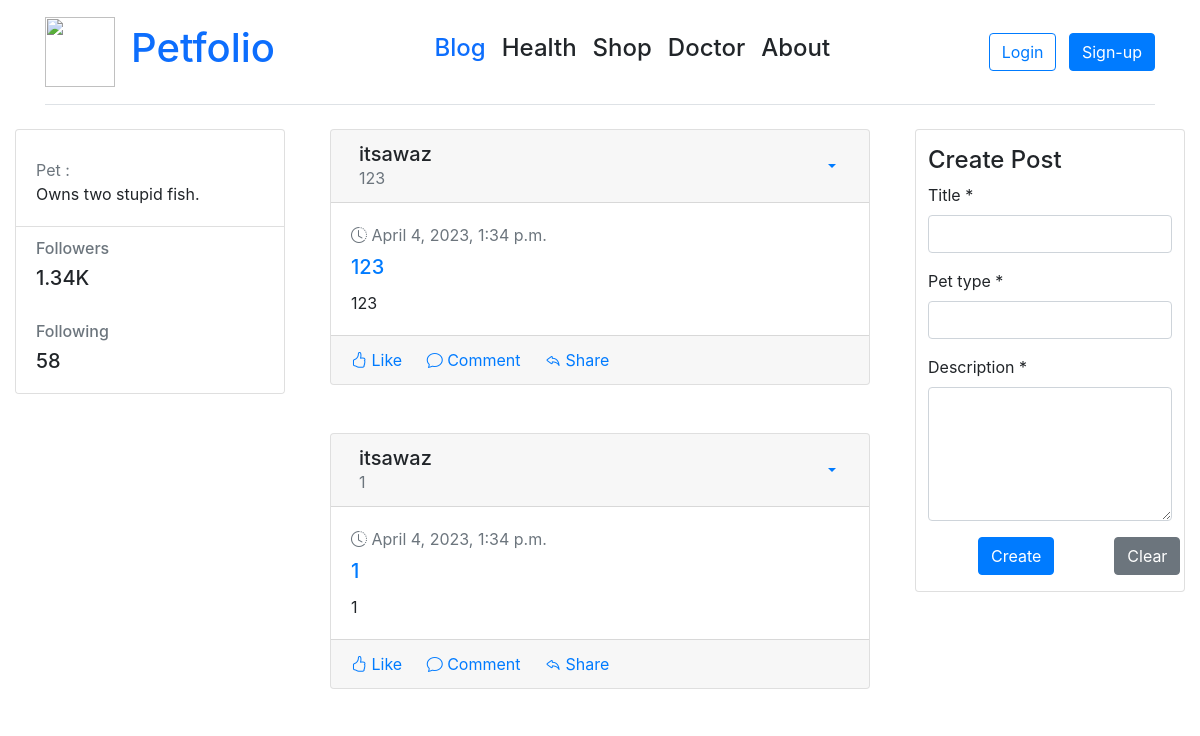
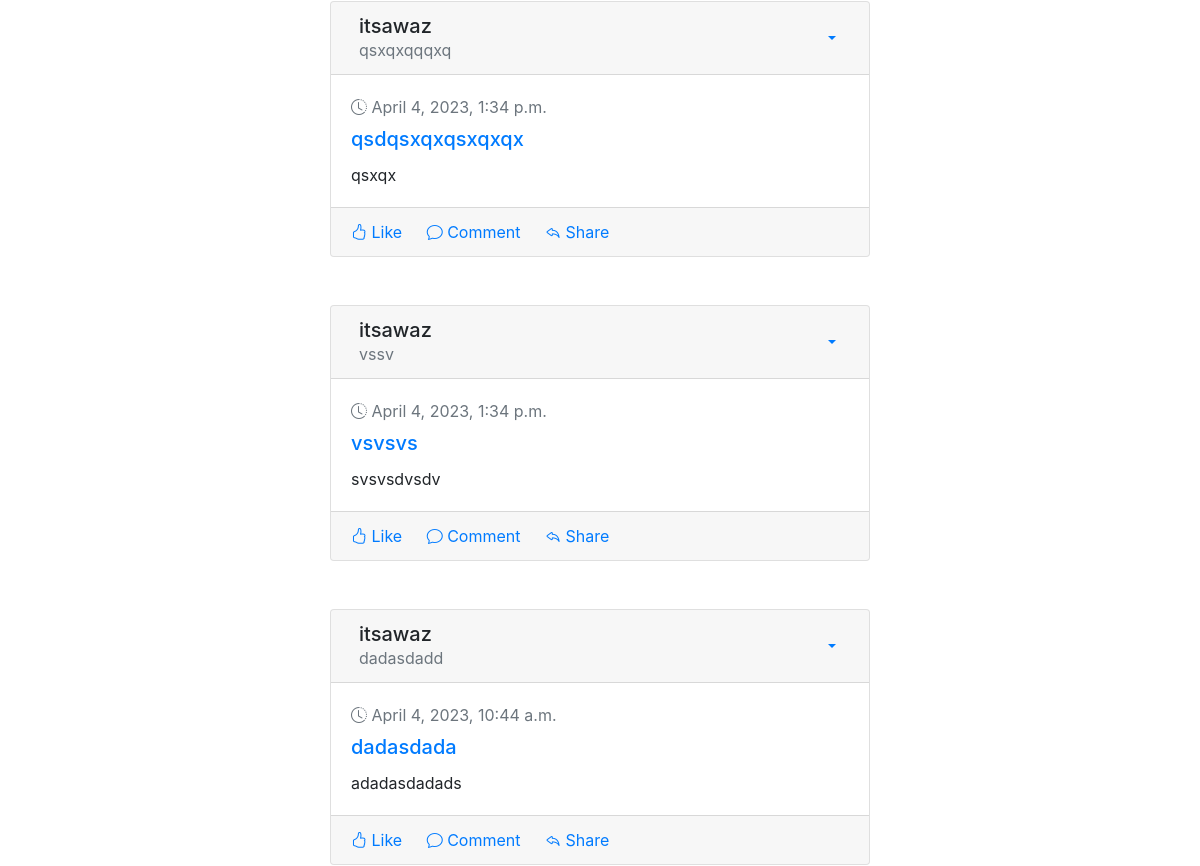
The page /blog/ (upper part) on the database as committed earlier (2 pictures, top to bottom).
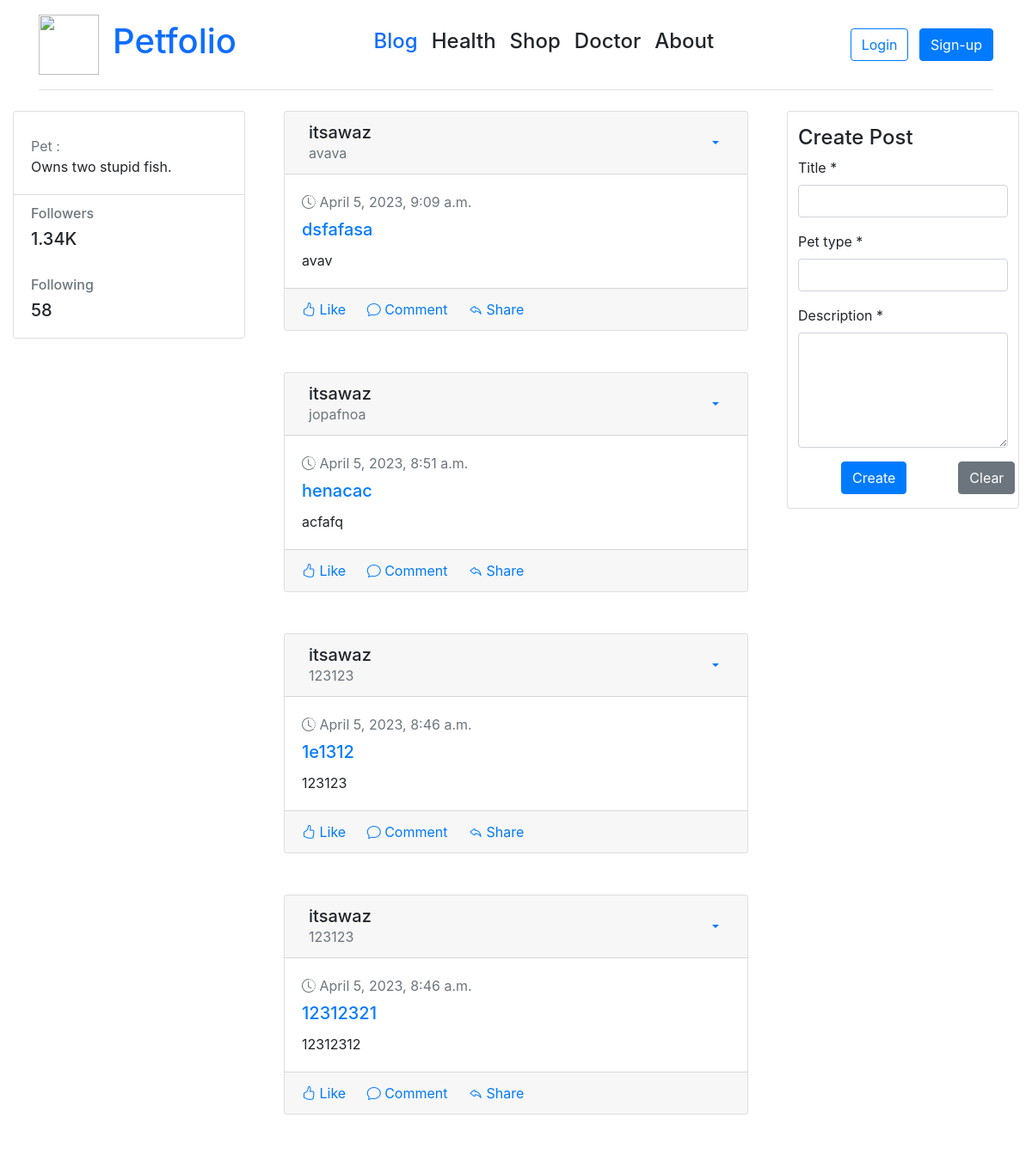
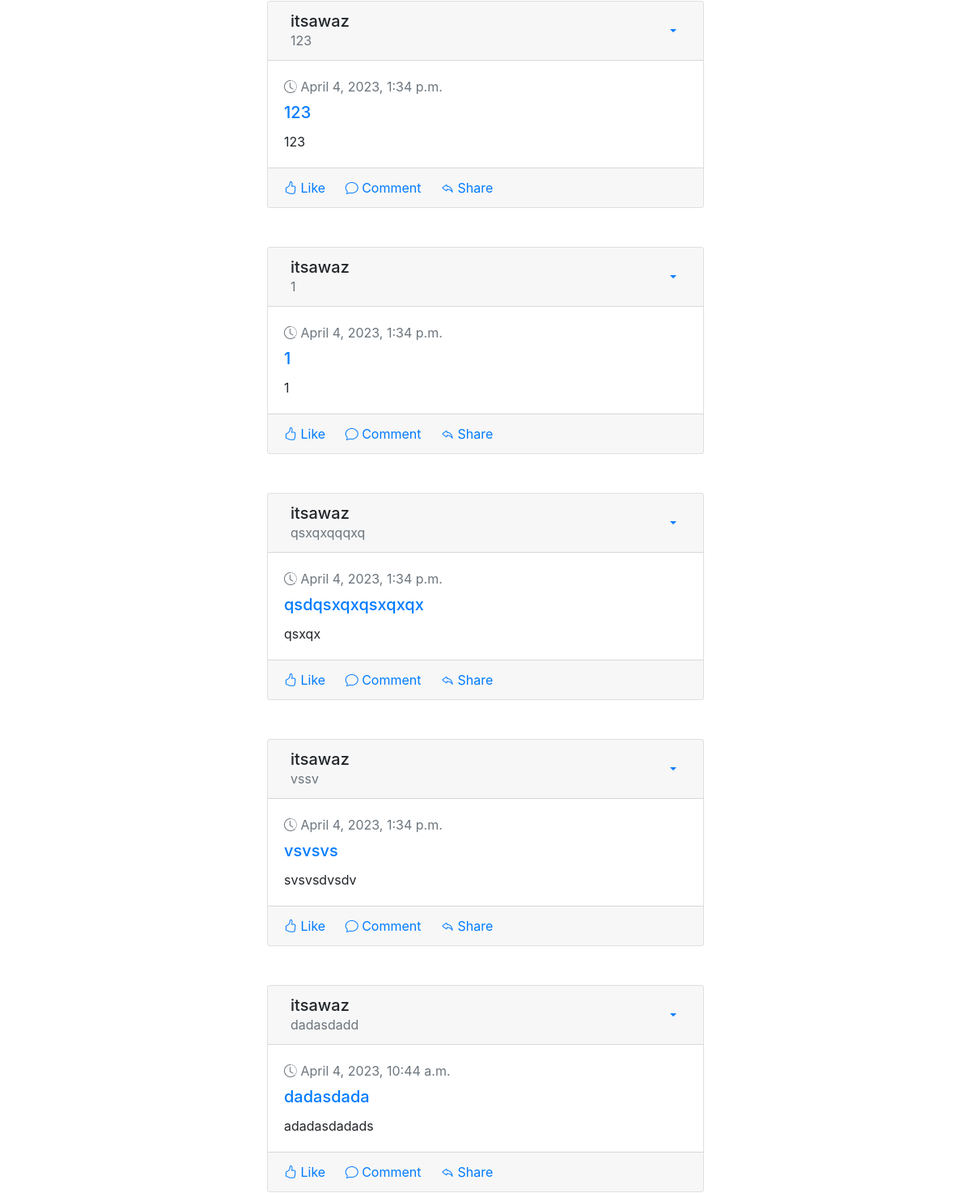
The same page on the database as committed later (2 pictures, top to bottom).
### blog/models.py (models this page shows, shortened)
class Post(models.Model):
    title = models.CharField(max_length=200)
    content = models.TextField()
    date_posted = models.DateTimeField(default=datetime.datetime.now(pytz.timezone('Asia/Kolkata')))
    author = models.ForeignKey(User, on_delete=models.CASCADE)
    pet_type = models.CharField(max_length=50, default='')

### blog/views.py (the view)
# urls.py: path('', views.blog, name='blog-home')
def blog(request):
    context = {
        'posts': Post.objects.all().order_by('-date_posted')
    }
    if request.method == 'POST':
        post(request)
    return render(request, 'blog/blog.html', context)

### blog/templates/blog/blog.html (shortened to what this page needs)
{% extends "blog/base.html" %}
{% block content%}
<div class="container-fluid gedf-wrapper">
       <div class="row">
           <div class="col-md-3">
               <div class="card">
                   <div class="card-body">
                       <div class="h7 text-muted">Pet : {{user.pet_type}} </div>
                       <div class="h7"> Owns two stupid fish.
                       </div>
                   </div>
                   <ul class="list-group list-group-flush">
                       <li class="list-group-item">
                           <div class="h6 text-muted">Followers</div>
                           <div class="h5">1.34K</div>
                       </li>
                       <li class="list-group-item">
                           <div class="h6 text-muted">Following</div>
                           <div class="h5">58</div>
                       </li>
                   </ul>
               </div>
           </div>
<div class="col-md-6 gedf-main">
 {% for post in posts %}
 <div class="container-fluid">
  <div class="card gedf-card">
                <div class="card-header">
                      <div class="d-flex justify-content-between align-items-center">
                          <div class="d-flex justify-content-between align-items-center">
                              <div class="ml-2">
                                  <div class="h5 m-0">{{post.author}}</div>
                                  <div class="h7 text-muted">{{post.pet_type}}</div>
                              </div>
                          </div>
                          <div>
                              <div class="dropdown">
                                  <button class="btn btn-link dropdown-toggle" type="button" id="gedf-drop1" data-toggle="dropdown" aria-haspopup="true" aria-expanded="false">
                                  </button>
                              </div>
                          </div>
                      </div>
                  </div>
                  <div class="card-body">
                      <div class="text-muted h7 mb-2"> <i class="bi bi-clock-history"></i> {{post.date_posted}} </div>
                      <a class="card-link" href="">
                          <h5 class="card-title">{{post.title}}</h5>
                      </a>
                      <p class="card-text">
                        {{post.content}}
                      </p>
                  </div>
                  <div class="card-footer">
                      <a href="#" class="card-link"><i class="bi bi-hand-thumbs-up"></i> Like</a>
                      <a href="#" class="card-link"><i class="bi bi-chat"></i> Comment</a>
                      <a href="#" class="card-link"><i class="bi bi-reply"></i> Share</a>
                  </div>
              </div>
        </div>
<br>
<br>
 {% endfor %}
</div>
<div class="col-md-3">
  <div class="card">
    <div class="container">
      <div class="row">
      <h4>Create Post</h4>
      <form  method="POST"  id="post-form">
          <div class="form-group">
              <label >Title<span class="require"> *</span></label>
              <input type="text" class="form-control" name="title" required/>
          </div>
          <div class="form-group">
              <label >Pet type<span class="require"> *</span></label>
              <input type="text" class="form-control" name="pet_type" required/>
          </div>
          <div class="form-group">
              <label>Description<span class="require"> *</span></label>
              <textarea rows="5" class="form-control" name="description" required></textarea>
              <div class="form-group d-flex">
          <button type="submit" class="btn btn-primary" style="margin-right: 50px; margin-left: 50px; ">
            Create
          </button>
          <button class="btn btn-secondary" type="button" onclick="clearForm()" style="margin-left: 10px;">
            Clear
          </button>
        </div>
          </div>
      </form>
</div>
</div>
</div>
</div>
{% endblock content%}

### blog/templates/blog/base.html (shortened to what this page needs)
<!DOCTYPE html>
<html lang="en">
  <head>
    <link rel="stylesheet" href="https://cdn.jsdelivr.net/npm/bootstrap@5.2.3/dist/css/bootstrap.min.css">
    <link href="//maxcdn.bootstrapcdn.com/bootstrap/4.1.1/css/bootstrap.min.css" rel="stylesheet" id="bootstrap-css">
    <link href="https://cdn.jsdelivr.net/npm/bootstrap-icons@1.7.2/font/bootstrap-icons.css" rel="stylesheet">
  </head>
  <body>
    <div class="container">
      <header class="d-flex flex-wrap align-items-center justify-content-center justify-content-md-between py-3 mb-4 border-bottom">
    <div class="nav align-items-center">
        <a href="/blog" >
        <img src="https://cdn-icons-png.flaticon.com/512/5783/5783311.png" width="70" height="70">
        <a href="/blog" class="nav-link  link-primary"><h1>Petfolio</h1></a>
        </a>
    </div>
     <ul class="nav col-12 col-md-auto mb-2 justify-content-center mb-md-0">
       <li><a href="/blog" class="nav-link px-2 link-selected"><h4>Blog</h4></a></li>
       <li><a href="/health" class="nav-link px-2 link-dark"><h4>Health</h4></a></li>
       <li><a href="/shop" class="nav-link px-2 link-dark"><h4>Shop</h4></a></li>
       <li><a href="/doctor" class="nav-link px-2 link-dark"><h4>Doctor</h4></a></li>
       <li><a href="/about" class="nav-link px-2 link-dark"><h4>About</h4></a></li>
     </ul>
                  <div>
                      {% if user.is_authenticated %}
        <button type="button" onclick="window.location.href='{% url 'login-home' %}'" class="btn btn-outline-primary me-2">Log Out</button>
                      {% else %}
       <button type="button" onclick="window.location.href='{% url 'login-home' %}'" class="btn btn-outline-primary me-2">Login</button>
       <button type="button" onclick="window.location.href='{% url 'signup-home' %}'" class="btn btn-primary">Sign-up</button>
                      {% endif %}
                  </div>
   </header>
 </div>
  <div class="content">
      {%block content%}
      {%endblock%}
    </div>
  </body>
</html>

### blog/templates/blog/base.html (style rules this page uses)
.card-title { text-decoration: none !important; }

Rows that differ between the two databases and show on the page:
added Post: author "itsawaz", pet_type "avava", date_posted "April 5, 2023, 9:09 a.m.", title "dsfafasa", content "avav"
added Post: author "itsawaz", pet_type "jopafnoa", date_posted "April 5, 2023, 8:51 a.m.", title "henacac", content "acfafq"
added Post: author "itsawaz", pet_type "123123", date_posted "April 5, 2023, 8:46 a.m.", title "1e1312", content "123123"
added Post: author "itsawaz", pet_type "123123", date_posted "April 5, 2023, 8:46 a.m.", title "12312321", content "12312312"
